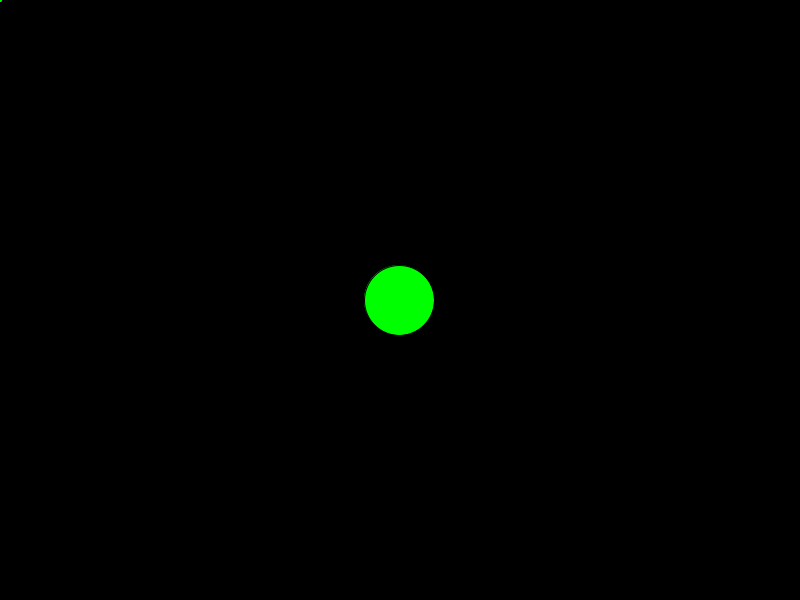
Frame 1 (no input)
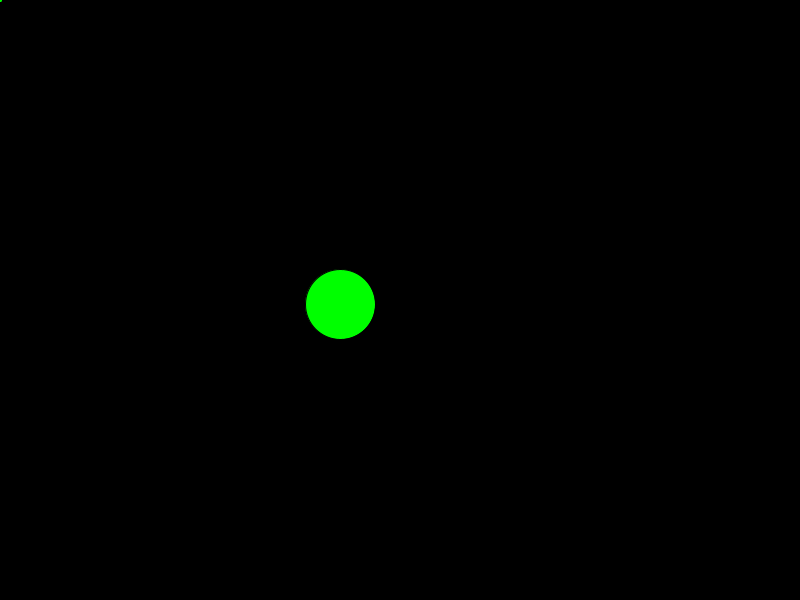
Frame 60 (the mouse pressed at the canvas centre just before this capture)
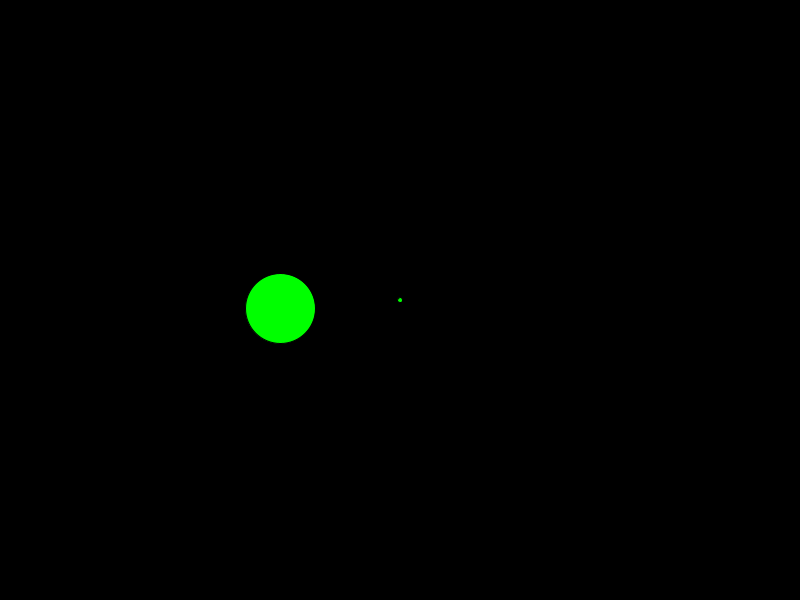
Frame 120 (the mouse held since frame 60 and released just before this capture)

The Processing sketch that drew these frames (run headless with seeded random() and noise(); from frame 60 on, the mouse is pressed at the canvas centre):

// Processing sketch: Colliding_Balls
// ── Colliding_Balls.pde
PVector loc, vel, acc;
PVector mouse;
int sz=70;

void setup() {
  size(800, 600);
  loc= new PVector(width/2,height/2);
  vel= PVector.random2D();
  acc= new PVector (0,0);
  noCursor();
  mouse= new PVector();
}

void draw() {
  background(0);
  mouse.set(mouseX,mouseY);
  vel.add(acc);
  loc.add(vel);
  if(loc.dist(mouse)<sz/2){
    fill(255,0,0);
    if(loc.x<mouse.x){
      vel.x= -abs(vel.x);
    }
    else{
      vel.x= abs(vel.x);
    }
    if(loc.y<mouse.y){
      vel.y= -abs(vel.y);
    }
    else{
      vel.y= abs(vel.y);
    }
  }
  else{
    fill(0,255,0);
  }
  ellipse(loc.x,loc.y,sz,sz);
  if(loc.x+sz/2>width || loc.x-sz/2<0){
    vel.x*=-1;
  }
  if(loc.y+sz/2>height || loc.y-sz/2<0){
    vel.y*=-1;
  }
  ellipse(mouse.x,mouse.y,5,5);
}
